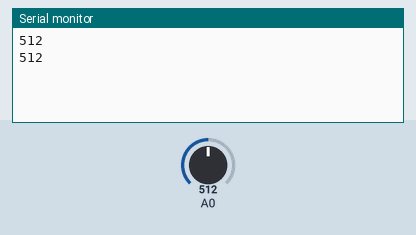
A sketch run on a simulated Arduino Uno, built with avr-gcc and run on an emulated ATmega328P. Shown: the last lines printed to the serial monitor. The test bench sets the inputs (shaded band); at power-on: A0 = 512.

Above: at 3.8 s.
3.9 s: A0 set to 490
At 6.4 s:
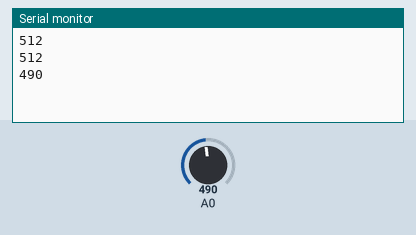
7.8 s: A0 set to 510
At 9.9 s:
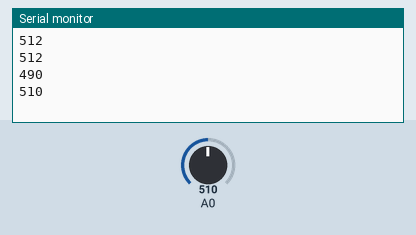
Timing chart, 0 to 11.4 s (numbered marks = the images above; inputs shaded):
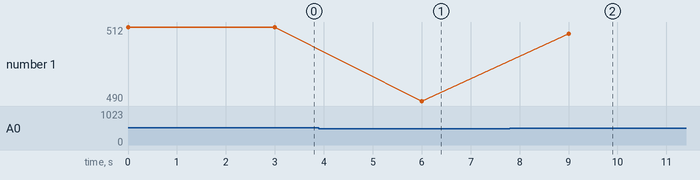

The sketch:

Emergency-Contact.ino
```cpp
const int TEMPERATURE_THRESHOLD = 500;
const char EMERGENCY = '1';

void setup(){
  Serial.begin(9600);
  pinMode(A0, INPUT);
}

void loop(){
  int temperature = analogRead(A0);
  Serial.println(temperature);
  delay(3000);
  if(temperature > TEMPERATURE_THRESHOLD){
    //Serial.write(EMERGENCY);
  }
}
```

Measured:
- after the input at 3.9 s, the serial monitor: prints a new line after 2.1 s (image 1)
- after the input at 7.8 s, the serial monitor: prints a new line after 1.2 s (image 2)
- plotted number 1: 512 → 490 after the input at 3.9 s, 490 → 510 after the input at 7.8 s
